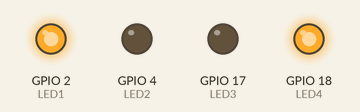
This program was run on a simulated ESP32. On the bench: output pins drawn as LEDs (lit = HIGH).

Above: at 0.2 s.
At 0.7 s:
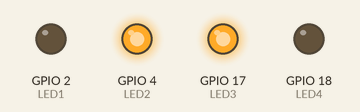
At 2.7 s:
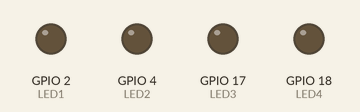
Timing chart, 0 to 3.5 s (numbered marks = the images above):
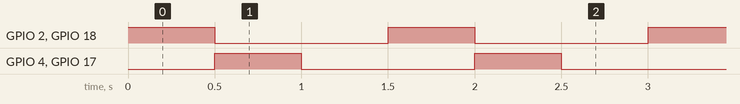

The program:

main.cpp
```cpp
//! OBJETIVO: Diseñar una secuancia de luces usando 4 led's y un ESP32

#include <Arduino.h>

// Definicion de variables
int LED1 = 2;
int LED2 = 4;
int LED3 = 17;
int LED4 = 18;

void setup() {
  // En esta sección (setup) se ubica el código que solo se correrá una vez
  pinMode(LED1,OUTPUT);
  pinMode(LED2,OUTPUT);
  pinMode(LED3,OUTPUT);
  pinMode(LED4,OUTPUT);
}

void loop() {
  // En esta sección (loop) se ubica el código que se ejecutará ciclicamente
  digitalWrite(LED1,HIGH);
  digitalWrite(LED4,HIGH);
  delay(500);
  digitalWrite(LED1,LOW);
  digitalWrite(LED4,LOW);
  digitalWrite(LED2,HIGH);
  digitalWrite(LED3,HIGH);
  delay(500);
  digitalWrite(LED2,LOW);
  digitalWrite(LED3,LOW);
  delay(500);
}
```

Measured:
- by itself, GPIO 2 (LED1), GPIO 4 (LED2), GPIO 17 (LED3), GPIO 18 (LED4): alternates HIGH for 0.50 s and LOW for 1.0 s
- by itself, everything shown: repeats every 1.5 s, in 3 steps
